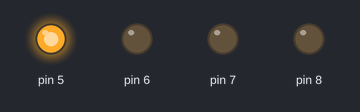
The sketch below on a simulated Arduino Uno, built with avr-gcc and run on an emulated ATmega328P. Parts: output pins drawn as LEDs (lit = HIGH).

Above: at 0.5 s.
At 2.5 s:
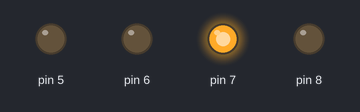
At 4.0 s:
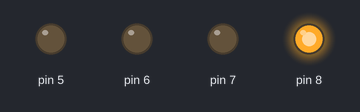
At 9.5 s:
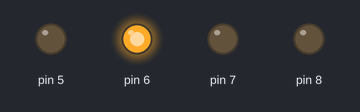
Timing chart, 0 to 10.4 s (numbered marks = the images above):
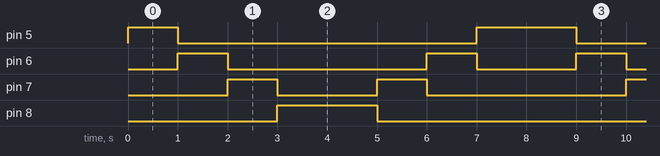

Measured:
- by itself, pin 5: repeats every 8.0 s: LOW 6.0 s, HIGH 2.0 s
- by itself, pin 6: repeats every 8.0 s: LOW 4.0 s, HIGH 1.0 s, LOW 2.0 s, HIGH 1.0 s
- by itself, pin 7: repeats every 8.0 s: LOW 2.0 s, HIGH 1.0 s, LOW 4.0 s, HIGH 1.0 s
- by itself, pin 8: alternates HIGH for 2.0 s and LOW for 6.0 s

The sketch:

sketch_nov04a.ino
```cpp
int pin;
void setup()
{
  for(pin=5;pin<9;pin++)
  {
    pinMode(pin,OUTPUT);
  }
}
void loop()
{
  for(pin=5;pin<=8;pin++)
  {

    digitalWrite(pin,HIGH);
    delay(1000);
    digitalWrite(pin,LOW);

  }

  for(pin=8;pin>=5;pin--)
  {

    digitalWrite(pin,HIGH);
    delay(1000);
    digitalWrite(pin,LOW);

  }
}
```
